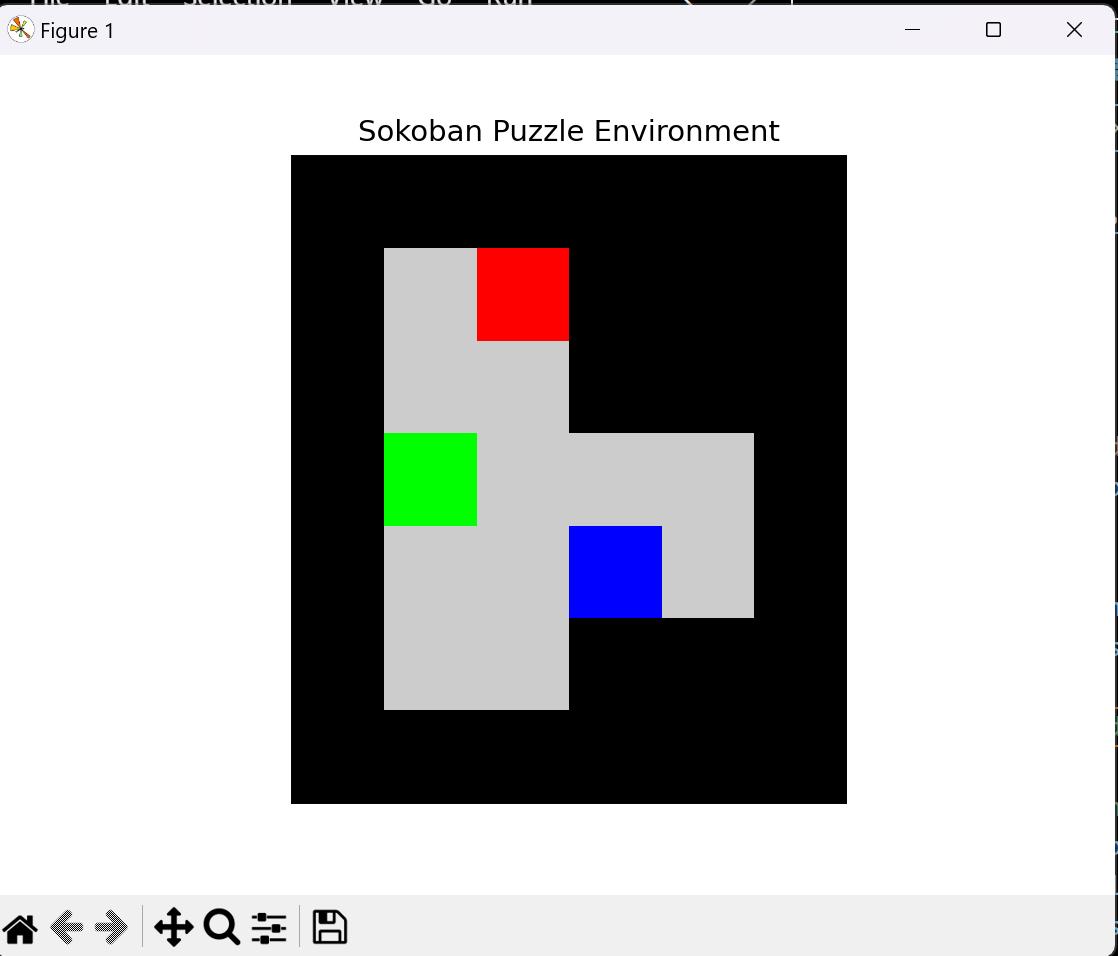

The script that drew this image:
import numpy as np
import matplotlib.pyplot as plt
import random

class SokobanEnvironment:
    def __init__(self):
        self.grid = [
            [1, 1, 1, 1, 1, 1],
            [1, 0, 0, 1, 1, 1],            
            [1, 0, 0, 1, 1, 1],
            [1, 3, 0, 0, 0, 1],
            [1, 0, 0, 2, 0, 1],
            [1, 0, 0, 1, 1, 1],
            [1, 1, 1, 1, 1, 1],
        ]
        self.agent_position = (1, 2) # Agent starts at (1, 2)
        self.box_positions = [(4, 3)]
        self.storage_positions = [(3, 1)]
        self.actions = {
            "UP": (-1, 0),
            "DOWN": (1, 0),
            "LEFT": (0, -1),
            "RIGHT": (0, 1)
        }
        self.done = False

    def display_grid(self):
        color_grid = np.full((7, 6, 3), fill_value=[0.5, 0.5, 0.5])  # Default gray for the entire grid
        colors = {
            0: [0.8, 0.8, 0.8],  # Floor - light gray
            1: [0, 0, 0],        # Wall - black
            2: [0, 0, 1],        # Box - blue
            3: [0, 1, 0],        # Storage - green
            4: [1, 0, 0]         # Agent - red
        }
        for row in range(len(self.grid)):
            for col in range(len(self.grid[row])):
                cell_value = self.grid[row][col]
                color_grid[row, col] = colors.get(cell_value, [0.5, 0.5, 0.5])
        agent_x, agent_y = self.agent_position
        color_grid[agent_x, agent_y] = colors[4]
        for box in self.box_positions:
            box_x, box_y = box
            color_grid[box_x, box_y] = colors[2]
        for storage in self.storage_positions:
            storage_x, storage_y = storage
            color_grid[storage_x, storage_y] = colors[3]
        plt.imshow(color_grid, interpolation='nearest')
        plt.xticks([]), plt.yticks([])
        plt.title("Sokoban Puzzle Environment")
        plt.show()

    def reset(self):
        self.agent_position = (1, 2)
        self.box_positions = [(4, 3)]
        self.done = False

    def get_next_state(self, action):
        dx, dy = action
        x, y = self.agent_position
        next_agent_position = (x + dx, y + dy)

        if self.is_valid_position(next_agent_position):
            if next_agent_position in self.box_positions:
                next_box_position = (next_agent_position[0] + dx, next_agent_position[1] + dy)
                if self.is_valid_position(next_box_position) and next_box_position not in self.box_positions:
                    self.box_positions.remove(next_agent_position)
                    self.box_positions.append(next_box_position)
                    return next_agent_position
                else:
                    return self.agent_position
            else:
                return next_agent_position
        else:
            return self.agent_position  # If move is invalid, return the current position
        
    def is_valid_position(self, position):
        x, y = position
        if x < 0 or x >= len(self.grid) or y < 0 or y >= len(self.grid[0]):
            return False
        if self.grid[x][y] == 1:  # Wall
            return False
        return True

    def step(self, action):
        if self.done:
            print("Episode is done. Reset the environment.")
            return self.agent_position, 0, self.done  # Ensure it returns values even if done

        # Move the agent
        previous_agent_position = self.agent_position
        self.agent_position = self.get_next_state(self.actions[action])

        # Check for rewards and termination conditions
        if self.agent_position != previous_agent_position:
            # If a box was pushed to a storage location
            if previous_agent_position in self.box_positions:
                box_index = self.box_positions.index(previous_agent_position)
                if self.box_positions[box_index] in self.storage_positions:
                    reward = 0  # Box is at storage
                else:
                    reward = -1  # Box is not at storage
            else:
                reward = -1  # General step cost

            # Check if all boxes are on storage locations
            if all(box in self.storage_positions for box in self.box_positions):
                print("All boxes are placed in storage! Episode complete.")
                self.done = True

            # Check if a box gets stuck (simple check for corners)
            for box in self.box_positions:
                if self.is_box_stuck(box):
                    print("A box is stuck! Episode complete.")
                    self.done = True
        else:
            # Add penalty for hitting a wall
            if not self.is_valid_position(self.agent_position):
                reward = -10  # Penalty for hitting a wall
            else:
                reward = -1  # No movement means penalty

        return self.agent_position, reward, self.done  # Ensure this is always returned

        return self.agent_position, reward, self.done

    def is_box_stuck(self, box_position):
        x, y = box_position
        if (self.grid[x-1][y] == 1 and self.grid[x][y-1] == 1) or \
           (self.grid[x-1][y] == 1 and self.grid[x][y+1] == 1) or \
           (self.grid[x+1][y] == 1 and self.grid[x][y-1] == 1) or \
           (self.grid[x+1][y] == 1 and self.grid[x][y+1] == 1):
            return True
        return False


if __name__ == "__main__":
    env = SokobanEnvironment()
    env.display_grid()
